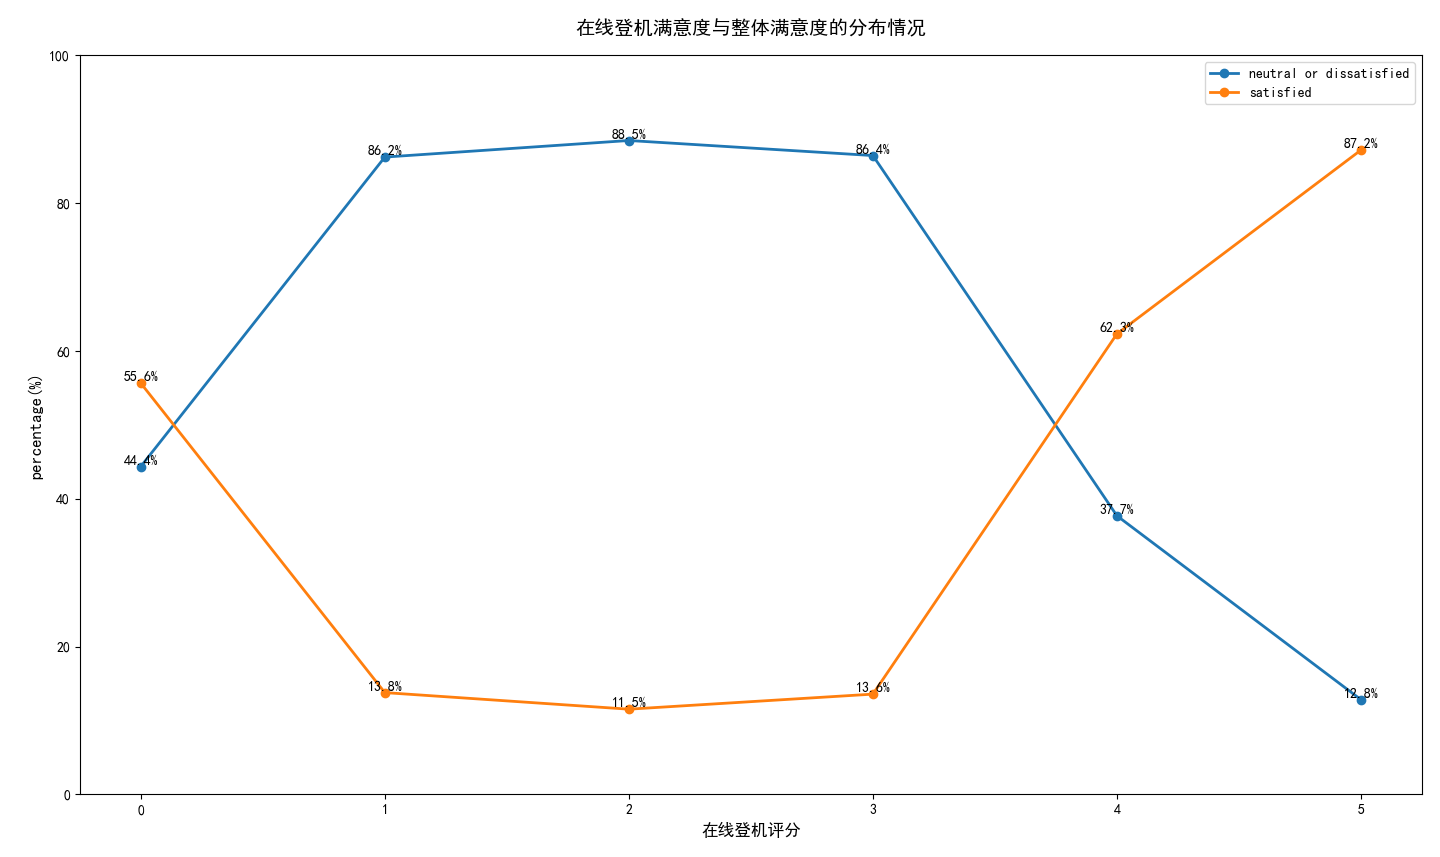

Here is the Python script that generated this plot:
import pandas as pd
import seaborn as sns
import matplotlib.pyplot as plt
import numpy as np
import os
# 获取脚本所在的目录
script_dir = os.path.dirname(os.path.abspath(__file__))
# 切换到脚本所在目录
os.chdir(script_dir)

plt.rcParams['font.sans-serif']=['SimHei']
plt.rcParams['axes.unicode_minus']=False

train_df=pd.read_csv("train.csv")

# 计算每个评分下满意和不满意的人数
satisfaction_counts = pd.crosstab(train_df['Online boarding'], train_df['satisfaction'])
all_ratings = pd.DataFrame(index=range(6))# 确保包含所有评分（0-5）
satisfaction_counts = satisfaction_counts.reindex(all_ratings.index).fillna(0)
satisfaction_pct = satisfaction_counts.div(satisfaction_counts.sum(axis=1), axis=0) * 100# 计算百分比
plt.figure(figsize=(12, 8))# 创建图表
plt.plot(satisfaction_pct.index, satisfaction_pct['neutral or dissatisfied'], # 画折线图
         marker='o', color='#1f77b4', linewidth=2, label='neutral or dissatisfied')
plt.plot(satisfaction_pct.index, satisfaction_pct['satisfied'], 
         marker='o', color='#ff7f0e', linewidth=2, label='satisfied')
plt.title('在线登机满意度与整体满意度的分布情况', fontsize=14, pad=15)
plt.xlabel('在线登机评分', fontsize=12)
plt.ylabel('percentage(%)', fontsize=12)
plt.legend(fontsize=10)
plt.xticks(range(6))# 设置x轴刻度
plt.ylim(0, 100)# 设置y轴范围
# 添加数值标签
for i in satisfaction_pct.index:
    if not np.isnan(satisfaction_pct.loc[i, 'neutral or dissatisfied']):
        plt.text(i, satisfaction_pct.loc[i, 'neutral or dissatisfied'], 
                f'{satisfaction_pct.loc[i, "neutral or dissatisfied"]:.1f}%', 
                ha='center', va='bottom')
        plt.text(i, satisfaction_pct.loc[i, 'satisfied'], 
                f'{satisfaction_pct.loc[i, "satisfied"]:.1f}%', 
                ha='center', va='bottom')

plt.tight_layout()
plt.show()

# 打印各评分下的满意度分布
print("\n各在线登机评分的满意度分布：")
print("\n评分人数：")
print(satisfaction_counts)
print("\n满意度百分比：")
satisfaction_pct.columns = ['neutral or dissatisfied', 'satisfied']
print(satisfaction_pct.round(2))
